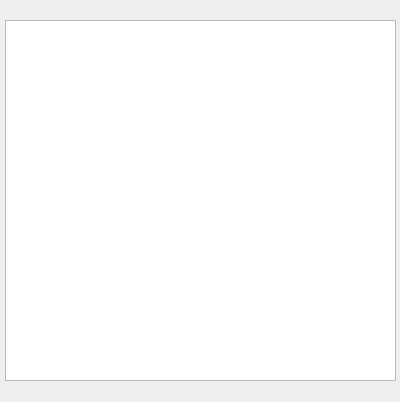
<?xml version="1.0" encoding="UTF-8"?>
<ui version="4.0">
 <class>Form</class>
 <widget class="QWidget" name="Form">
  <property name="geometry">
   <rect>
    <x>0</x>
    <y>0</y>
    <width>400</width>
    <height>402</height>
   </rect>
  </property>
  <property name="windowTitle">
   <string>Form</string>
  </property>
  <widget class="QTableWidget" name="tableWidget">
   <property name="geometry">
    <rect>
     <x>5</x>
     <y>20</y>
     <width>391</width>
     <height>361</height>
    </rect>
   </property>
  </widget>
 </widget>
 <resources/>
 <connections/>
</ui>
